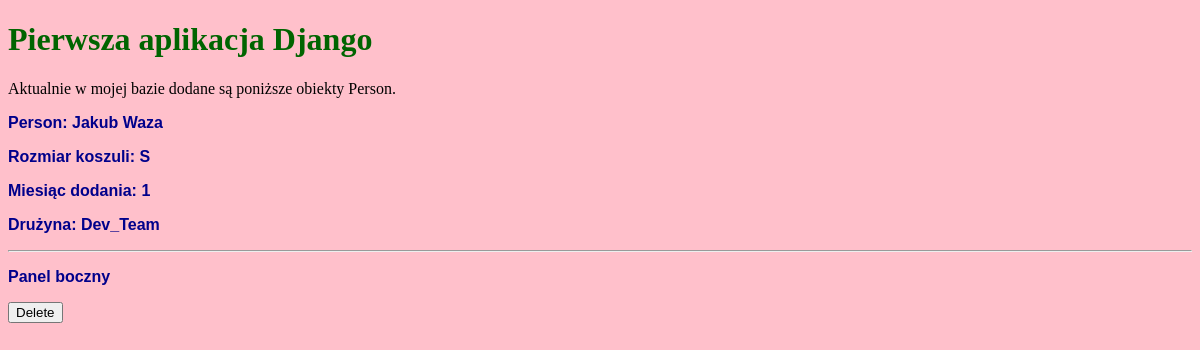
Page /app_folder/persons_html/ (signed in) on the earlier database version.
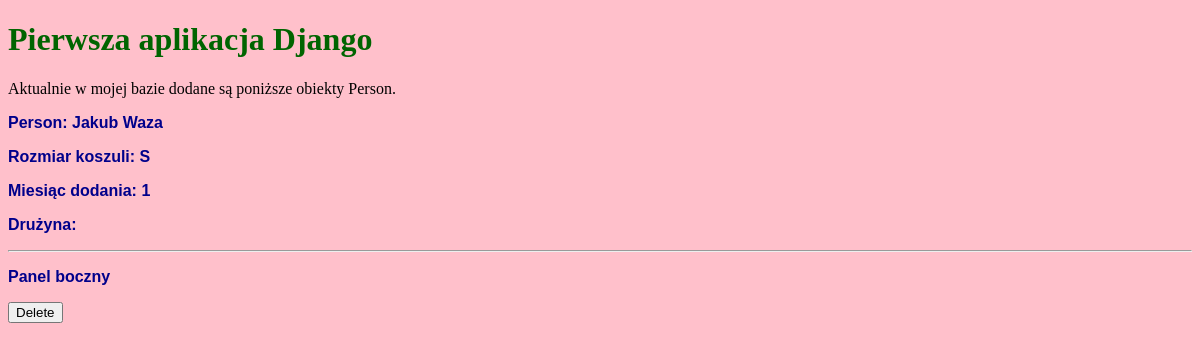
Same page on the later database version.
### app_folder/models.py (models this page shows, shortened)
class Person(models.Model):
    name = models.CharField(max_length=60)
    pseudonim = models.CharField(max_length=80, default="")
    shirt_size = models.CharField(max_length=1, choices=SHIRT_SIZES, default=SHIRT_SIZES[0][0])
    month_added = models.IntegerField(choices=MONTHS.choices, default=MONTHS.choices[0][0])
    team = models.ForeignKey(Team, null=True, blank=True, on_delete=models.SET_NULL)

class Team(models.Model):
    name = models.CharField(max_length=60)
    country = models.CharField(max_length=2)

### app_folder/views.py (the view)
# urls.py: path('persons_html/', views.person_list_html),
@login_required
@permission_required('app_folder.view_person')
def person_list_html(request):
    persons = Person.objects.all()
    return render(request,
                "app_folder/person/list.html",
                {'persons': persons})

### app_folder/templates/app_folder/person/list.html (shortened to what this page needs)
{% extends "app_folder/base.html" %}
{% block content %}
Aktualnie w mojej bazie dodane są poniższe obiekty Person.
{% for person in persons %}
<p>Person: {{ person.name }}</p>
<p>Rozmiar koszuli: {{ person.shirt_size }}</p>
<p>Miesiąc dodania: {{ person.month_added }}</p>
<p>Drużyna: {{ person.team.name }}</p>
<hr>
{% endfor %}
{% endblock %}

Differences in the rows shown:
changed Person "Jakub Waza": team.name "Dev_Team" → (not shown)
